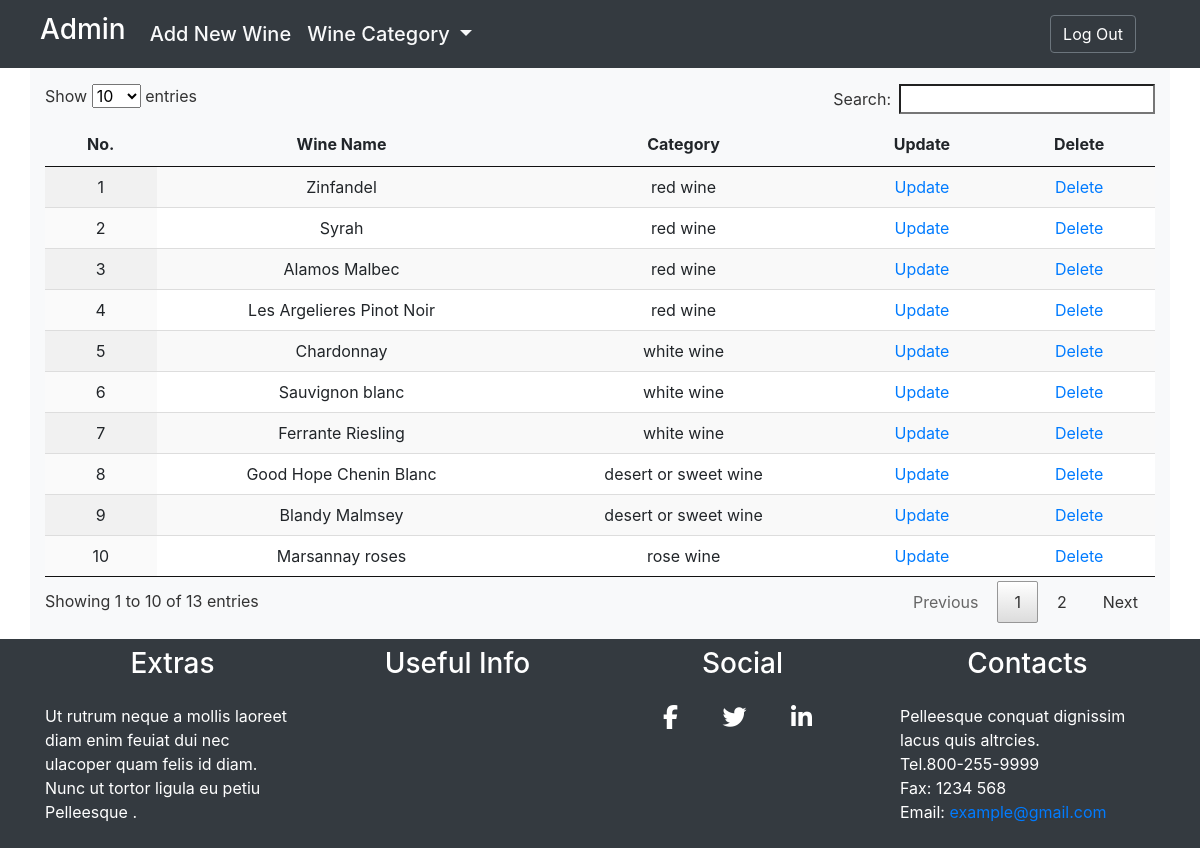
/view/admin_view.php (signed in), run on the app's committed database.
### tables this page shows
CREATE TABLE `wine` (
  `id` int(11) NOT NULL,
  `name` varchar(100) DEFAULT NULL,
  `categoryid` int(11) DEFAULT NULL,
  `description` varchar(300) DEFAULT NULL,
  `image_url` varchar(200) DEFAULT NULL,
  `created_by` int(11) DEFAULT NULL,
  `updated_by` int(11) DEFAULT NULL,
  `created_at` date DEFAULT NULL,
  `updated_at` date DEFAULT NULL
);

CREATE TABLE `category` (
  `category_id` int(11) NOT NULL,
  `category_name` varchar(100) DEFAULT NULL,
  `created_at` date DEFAULT NULL,
  `updated_at` date DEFAULT NULL
);

### model/dbconnect.php (called while the page is built, shortened)
<?php
$db = "winestore";
?>

### controller/wine_controller.php (called while the page is built, shortened)
<?php
require_once '../model/dbconnect.php';
require_once '../model/wine_model.php';
class WineController
{
        function selectJoin($id)
        {
            $wine = new Wine();
            $data = $wine->join($id);
            return $data;
        }
}
?>

### model/wine_model.php (called while the page is built, shortened)
<?php
class Wine
{
    protected $conn;
    function __construct()
    {
        include __DIR__."/dbconnect.php";
        $this->conn = $conn;
    }
        function join($id)
        {
            if($id == null)
            {
                $sql = mysqli_query($this->conn,
                "SELECT wine.id,wine.name,category.category_name
                FROM wine
                INNER JOIN category ON wine.categoryid=category.category_id")
                or die(mysqli_error($this->conn));
            }
            return $sql;
        }
}
?>

### view/admin_view.php (the view, shortened to what this page needs)
<?php
require_once '../view/header.php';
require_once '../view/admin_navbar.php';
require_once '../controller/wine_controller.php';
?>
    <div class="container bg-light py-3">
        <table id="example" class="display text-center">
            <thead>
                <tr>
                    <th>No.</th>
                    <th>Wine Name</th>
                    <th>Category</th>
                    <th>Update</th>
                    <th>Delete</th>
                </tr>
            </thead>
            <tbody>
                <?php
                    $wine = new WineController();
                    $sql = $wine->selectJoin("");
                    $i = 1;
                    while($data = mysqli_fetch_array($sql))
                    {
                ?>
                        <tr>
                            <td><?= $i++ ?></td>
                            <td><?= $data['name'] ?></td>
                            <td><?= $data['category_name'] ?></td>
                            <td>
                                <a href="../view/wine_update_view.php?id=<?= $data['id'] ?>" >Update</a>
                            </td>
                            <td>
                                <a href="../controller/wine_controller.php?id=<?= $data['id'] ?>" >Delete</a>
                            </td>
                        </tr>
                <?php
                    }
                ?>
            </tbody>
        </table>
    </div>
<?php
require_once 'footer.php';
?>

### view/header.php (shortened to what this page needs)
<!DOCTYPE html>
<html lang="en">
<head>
    <link rel="stylesheet" type="text/css" href="../includes/css/bootstrap.min.css"/>
	<link rel="stylesheet" type="text/css" href="../includes/datatables/jquery.dataTables.min.css"/>
</head>
<body>

### view/admin_navbar.php (shortened to what this page needs)
<nav class="navbar navbar-expand-lg navbar-dark bg-dark">
    <a class="navbar-brand pl-4" href="../view/admin_view.php"><h3>Admin</h3></a>
        <div class="collapse navbar-collapse">
            <ul class="navbar-nav justify-content-center h5">
                <li class="nav-item active">
                    <a class="nav-link text-light" href="../view/wine_view.php">Add New Wine</a>
                </li>
                <li class="nav-item dropdown">
                    <a class="nav-link text-light dropdown-toggle" href="#" id="navbarDropdown" role="button" data-toggle="dropdown" aria-haspopup="true" aria-expanded="false">
                    Wine Category
                    </a>
                </li>
            </ul>
        </div>
        <div class="row justify-content-end mx-5">
            <a href="../view/logout.php">
                <button class="btn btn-outline-secondary text-white" type="submit">Log Out</button>
            </a>
        </div>
</nav>

### view/footer.php
    <div class="container-fluid bg-dark">
        <div class="container py-2">
        <div class="row">
            <div class="col-md-3 text-white">
                <h3 class="text-center pb-3">Extras</h3>
                <p>Ut rutrum neque a mollis laoreet diam enim feuiat dui nec ulacoper quam felis id diam. Nunc ut tortor ligula eu petiu Pelleesque .</p>
            </div>
            <div class="col-md-3 text-white">
                <h3 class="text-center pb-3">Useful Info</h3>
            </div>
            <div class="col-md-3 text-white">
                <h3 class="text-center pb-3">Social</h3>
                <a href="#" class="h4 pl-5 pr-4 text-white"><i class="fab fa-facebook-f"></i></a>
                <a href="#" class="h4 pl-3 pr-4 text-white"><i class="fab fa-twitter"></i></a>
                <a href="#" class="h4 pl-3 pr-4 text-white"><i class="fab fa-linkedin-in"></i></a>
            </div>
            <div class="col-md-3 text-white">
                <h3 class="text-center pb-3">Contacts</h3>
                <p>
                    Pelleesque conquat dignissim lacus quis altrcies.<br>
                    Tel.800-255-9999<br>
                    Fax: 1234 568<br>
                    Email: <a href="www.gmail.com">example@gmail.com</a>
                </p>
            </div>
        </div>
        </div>
    </div>
</body>
</html>

### data on the page
wine: name "Zinfandel", categoryid.category_name "red wine"
wine: name "Syrah", categoryid.category_name "red wine"
wine: name "Alamos Malbec", categoryid.category_name "red wine"
wine: name "Les Argelieres Pinot Noir", categoryid.category_name "red wine"
wine: name "Chardonnay", categoryid.category_name "white wine"
wine: name "Sauvignon blanc", categoryid.category_name "white wine"
wine: name "Ferrante Riesling", categoryid.category_name "white wine"
wine: name "Good Hope Chenin Blanc", categoryid.category_name "desert or sweet wine"
wine: name "Blandy Malmsey", categoryid.category_name "desert or sweet wine"
wine: name "Marsannay roses", categoryid.category_name "rose wine"
